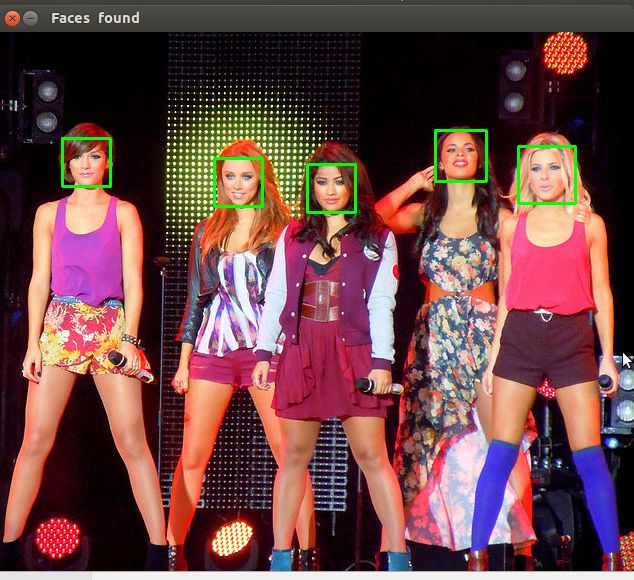
#> input picture examples/little_mix_right.jpg, 634 x 580 px
$ python face_detect_frontal.py examples/little_mix_right.jpg
#> lines starting #> are read from the running program, lines starting #| are printed output that depends on the picture
import cv2
import os
import random
import numpy as np
import sys

# Get user supplied values
# in opencv/data/haarcascades

casBasePath = 'haarcascades'

cascPaths = (
             #  "haarcascade_frontalface_default.xml",
             #  "haarcascade_frontalcatface_extended.xml",
             #  "haarcascade_profileface.xml",
             #  "haarcascade_fullbody.xml",
             #  "haarcascade_upperbody.xml",
             "haarcascade_frontalface_alt.xml",
             #  "haarcascade_eye_tree_eyeglasses.xml",
             #  "haarcascade_eye.xml"
             )

def filter_dimensions(image, faces):
    # check that the image is not too much greater than the detected face
    image_rap = image.shape[:2]
    face = faces[0]
    # it's a rectangle!
    face_rap = face[3], face[3]

    rap_x = '{:01.3f}'.format( face_rap[0] / image_rap[0])
    rap_y = '{:01.3f}'.format( face_rap[1] / image_rap[1])
    min_rapp = 0.3
    if float(rap_x) < min_rapp or float(rap_x) < min_rapp:
        print("The Face is too small ({}) in relation to the size of "
              "the image {}. This must be at least {}".format(face_rap,
                                                              image_rap,
                                                              min_rapp))
        sys.exit(1)


def filter_n_faces(faces, n=1):
    n_faces = len(faces)
    if not n_faces:
        print("No face detected")
        return False, image
    if n_faces > n:
        print("Found more than 1 faces, invalid.")
        sys.exit(1)


def face_detection(casc, imagePath = sys.argv[1]):
    # Create the haar cascade
#> called with imagePath = 'examples/little_mix_right.jpg'
    faceCascade = cv2.CascadeClassifier(casc)

    # Read the image
    image = cv2.imread(imagePath)
#> image is the input picture: shape (580, 634, 3); mean B, G, R 71.1, 70.2, 109.2
    gray = cv2.cvtColor(image, cv2.COLOR_BGR2GRAY)
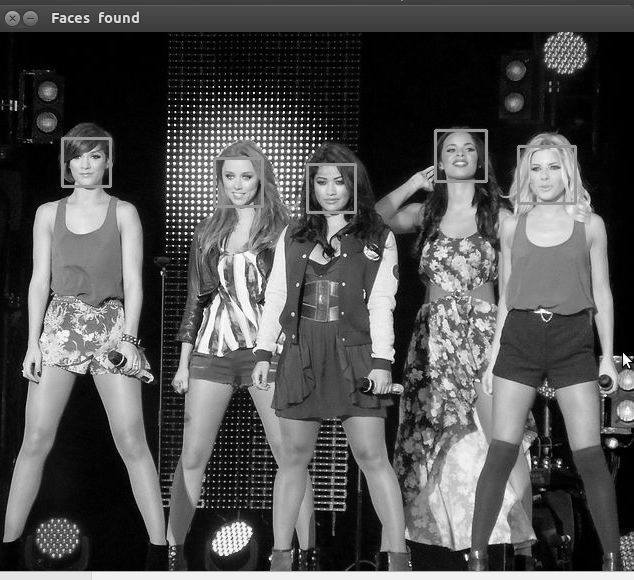
#> gray: shape (580, 634); min 0, max 255, mean 81.9
    gray = cv2.equalizeHist(gray)
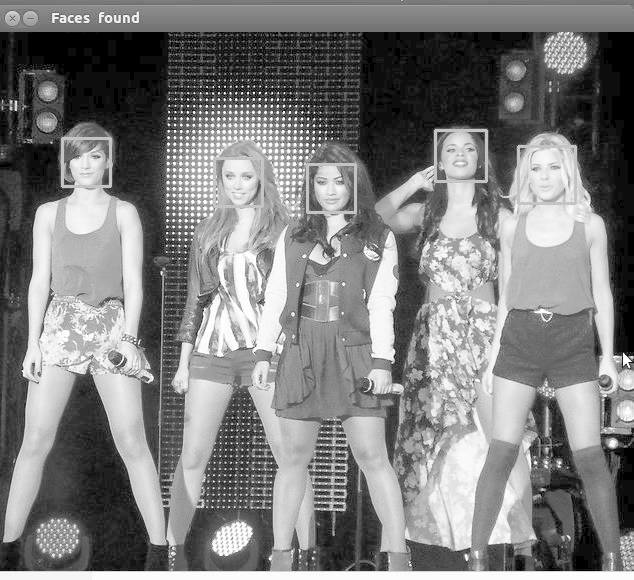
#> gray: shape (580, 634); min 0, max 255, mean 124.9

    # Detect faces in the image
    faces = faceCascade.detectMultiScale(
        gray,
        scaleFactor=1.01,
        minNeighbors=5,
        # the size of the returning rectangle
        minSize=(30, 30),
    )
#> faces = [[437, 132, 46, 46], [309, 166, 44, 44], [216, 159, 45, 45], [520, 149, 51, 51], [65, 141, 43, 43]]
    msg = "Found {0} faces in {1} [{2}]".format(len(faces),
                                                imagePath,
                                                casc)
    print(msg)
#| Found 5 faces in examples/little_mix_right.jpg [haarcascades/haarcascade_frontalface_alt.xml]

    filter_n_faces(faces)
#> in filter_n_faces, `n_faces = len(faces)`: n_faces = 5
    filter_dimensions(image, faces)

    # Draw a rectangle around the faces
    for (x, y, w, h) in faces:
        img = cv2.rectangle(image, (x, y), (x+w, y+h), (0, 255, 0), 2)

    return cv2, image


for i in cascPaths:
    print('Processing: {}'.format(i))
    cascPath = os.path.join(casBasePath, i)
    imagePath = sys.argv[1]
#> (the run stopped early here; a loop or call above may not have finished)

$ run again, on examples/abba.png
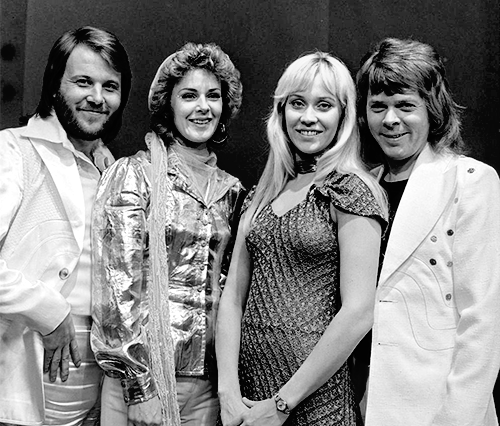
#> input picture examples/abba.png, 500 x 426 px
#> in face_detection, image is the input picture: shape (426, 500, 3); min 0, max 255, mean 130.8
#> in face_detection, `gray = cv2.equalizeHist(gray)`:
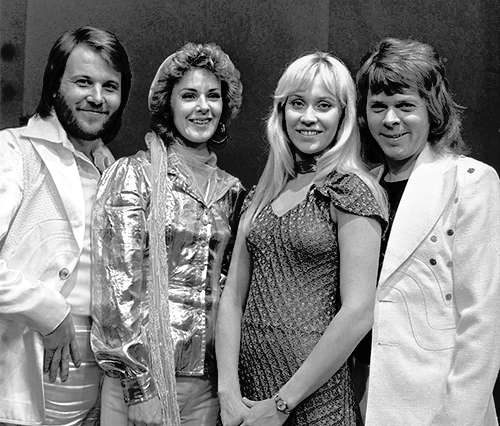
#> gray: shape (426, 500); min 0, max 255, mean 128
#> faces = [[171, 72, 62, 62], [357, 81, 69, 69], [59, 55, 74, 74], [271, 75, 77, 77]]
#| Found 4 faces in examples/abba.png [haarcascades/haarcascade_frontalface_alt.xml]
#> n_faces = 4
